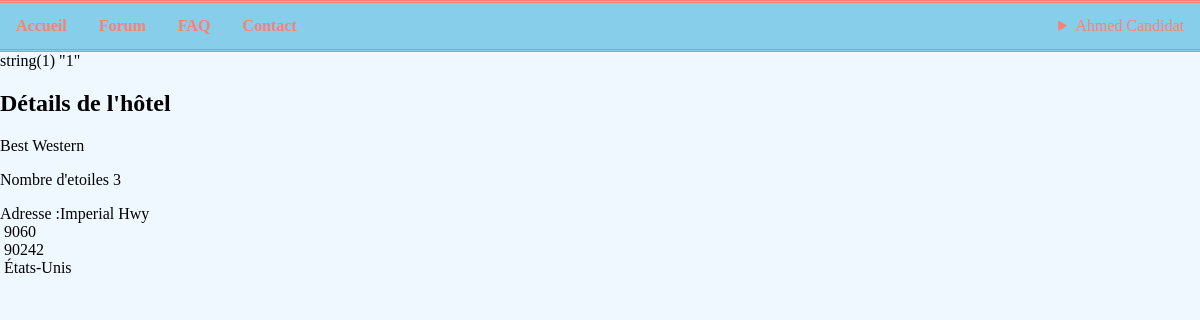
The app's page /index.php?section=hostelsselectone&hostel=1 (signed in) with its own data.
### tables this page shows
CREATE TABLE IF NOT EXISTS `user` (
  `userId` int(11) NOT NULL AUTO_INCREMENT,
  `firstName` varchar(50) NOT NULL,
  `lastName` varchar(50) NOT NULL,
  `email` varchar(50) NOT NULL,
  `country` varchar(50) NOT NULL,
  `phone` varchar(20) NOT NULL,
  `password` varchar(50) NOT NULL,
  `roleId` int(11) NOT NULL,
  PRIMARY KEY (`userId`),
  FOREIGN KEY (`roleId`) REFERENCES `role`(`roleId`)
);

CREATE TABLE IF NOT EXISTS `hostel` (
  `hostelId` int(11) NOT NULL AUTO_INCREMENT,
  `hostelName` varchar(255) NOT NULL,
  `hostelStars` int(1) NOT NULL,
  `add_postCode` varchar(255) NOT NULL,
  `add_number` int(1) NOT NULL,
  `add_streetName` varchar(255) NOT NULL,
  `add_country` varchar(255) NOT NULL,
  `coo_lat` varchar(255) NOT NULL,
  `coo_long` varchar(255) NOT NULL,
  `phone` varchar(20) NOT NULL,
  `email` varchar(255) NOT NULL,
  `pool` tinyint(1) NOT NULL,
  `valet` tinyint(1) NOT NULL,
  `roomService` tinyint(1) NOT NULL,
  `touristTaxes` int(1) NOT NULL,
  `isDeleted` tinyint(1) NOT NULL,
  `forumId` int(11) NOT NULL,
  PRIMARY KEY (`hostelId`),
  FOREIGN KEY (`forumId`) REFERENCES `forum`(`forumId`)
);

### Controllers/navigation.php (called while the page is built, shortened)
<?php
require_once('Models/User.php');
$client = false;
$admin = false;
if(isset($_SESSION["login"]) && isset($_SESSION["roleId"])){
    $login = $_SESSION["login"];
    $roleId = $_SESSION["roleId"];
    $dbUser = $user->getById($login);
    $userName = $dbUser["firstName"] . " " . $dbUser["lastName"];
    if($roleId == 1){
        $client = true;
    }
    else if($roleId == 2){
        $admin = true;
    }
}
require_once('Views/Pages/navigation.php')
?>

### Models/User.php (called while the page is built, shortened)
<?php
class User extends Connection{
    public function getById ($id){
		$pdo = $this->dbConnection();
		$stmt = $pdo->prepare("SELECT * FROM USER WHERE userId=?");
        $stmt->execute([$id]);
        return $user = $stmt->fetch();
    }
 }
?>

### Models/Hostel.php (called while the page is built, shortened)
<?php
class Hostel extends Connection{
	public function get($id){
		$pdo = $this->dbConnection();
		$stmt = $pdo->prepare("SELECT * FROM HOSTEL WHERE hostelId=?");
        $stmt->execute([$id]);
        return $hostel = $stmt->fetch();
    }
}
?>

### Controllers/Admin/HostelsControllers/selectOne.php (the view, shortened to what this page needs)
<?php
require_once("Models/Hostel.php");
if(isset($_GET["hostel"])){
	var_dump($_GET["hostel"]);
	$hostel = $con->get($_GET['hostel']);
	$p = '<p>' . $hostel['hostelName'].'</p>';
    $p.='<p> Nombre d\'etoiles '. $hostel['hostelStars'].'</p>';
    $p.='<p> Adresse :' . $hostel['add_streetName'].'</br>';
     $p.='&nbsp' . $hostel['add_number'].'</br>';
     $p.='&nbsp' . $hostel['add_postCode'].'</br>';
    $p.='&nbsp' . $hostel['add_country'].'</p>';
}
 ?>

### Views/Pages/navigation.php (shortened to what this page needs)
<nav id="navigation">
	<ul class="menu">
		<li class="navigation"><a href=".">Accueil</a></li>
		<li class="navigation"><a href="?section=forum">Forum</a></li>
		<li class="navigation"><a href="?section=faq">FAQ</a></li>
		<li class="navigation"><a href="?section=contact">Contact</a></li>
		<?php
		if($client){
			?>
			<li id="profil">
				<details>
					<summary><?= $userName ?></summary>
					<li><a href="?section=profil">Profil</a></li>
					<li><a href="?section=historique">Historique</a></li>
					<li><a href="?section=deconnexion">Déconnexion</a></li>
				</details>
			</li>
			<?php
		}
		else if($admin){
			?>
			<li id="profil">
				<details>
					<summary><?= $userName ?></summary>
				</details>
			</li>
			<?php
		}
		else{
			?>
			<li class="login navigation" ><a href="?section=login">Login</a></li>
			<?php
		}
		?>
	</ul>
</nav>

### Contents/style.css (style rules this page uses)
body { margin: 0; background-color: aliceblue; }
.menu { list-style-type: none; margin: 0; padding: 0; overflow: hidden; background-color: skyblue; color: salmon; border-top: 3px double salmon; border-bottom: 3px double salmon; }
.navigation { float: left; margin: 0; }
.navigation a { display: block; color: black; text-align: center; padding: 14px 16px; text-decoration: none; color: salmon; font-weight: bold; }
#profil { float: right; padding: 14px 16px; }
a { color: salmon; text-decoration: none; }

### records on screen
user: userName "Ahmed Candidat"
hostel: hostelName "Best Western", hostelStars "3", add_streetName "Imperial Hwy", add_number "9060", add_postCode "90242", add_country "États-Unis"
